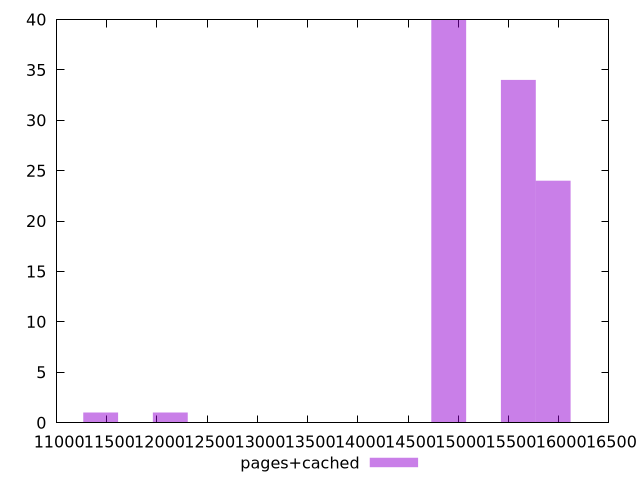

This chart was generated by the following gnuplot code:
$_pagesCached <<EOF
12132.130316769235 1
11438.865727239565 1
14905.188674887919 40
15945.085559182424 24
15598.453264417589 34
EOF
set key outside below
set terminal pngcairo
set output "report_00006_2020-11-02T20-21-41.718Z/largest-contentful-paint/pages+cached//raw_hist.png"
set yrange [0:40]
set boxwidth 346.6322947648353
set style fill transparent solid 0.5 noborder
plot $_pagesCached title "pages+cached" with boxes ,
